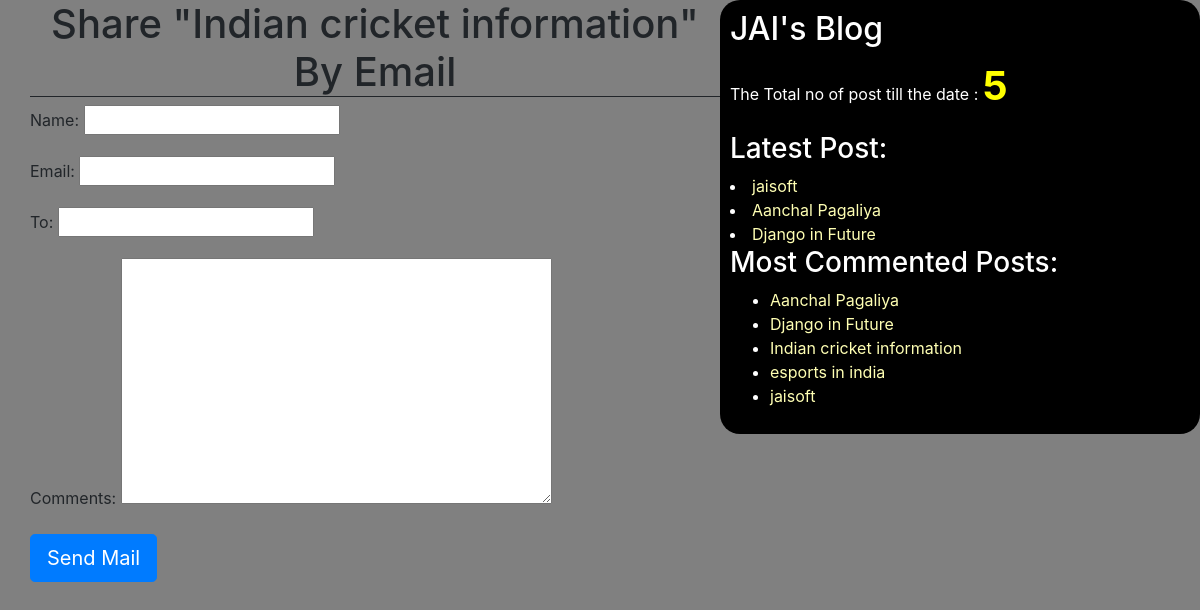
/1/share/, run on the app's committed database.
### blogapp/models.py (models this page shows, shortened)
class Post(models.Model):
    STATUS_CHOICES=(('draft', 'Draft'), ('published', 'Published'))
    title=models.CharField(max_length=256)
    slug=models.SlugField(max_length=256, unique_for_date='publish')
    author=models.ForeignKey(User, related_name='blog_posts', on_delete=models.CASCADE)
    body=models.TextField()
    publish=models.DateTimeField(default=timezone.now)
    created=models.DateTimeField(auto_now_add=True)
    updated = models.DateTimeField(auto_now=True)
    status=models.CharField(max_length=10, choices=STATUS_CHOICES, default='draft')
    objects=CustomManager()
    tags= TaggableManager()
    class Meta:
        ordering = ('-publish',)
    def get_absolute_url(self):
        return reverse('post_detail', args=[self.publish.year, self.publish.strftime('%m'), self.publish.strftime('%d'), self.slug]
        )

### blogapp/views.py (the view, shortened to what this page needs)
# urls.py: re_path('^(?P<id>\d+)/share/', views.mail_send_view),
def mail_send_view(request,id):
    post=get_object_or_404(Post,id=id,status='published')
    sent=False
    form = EmailSendForm(request.POST or None)
    return render(request,'blog/sharebymail.html',{'form':form , 'post':post,'sent':sent})

### blogapp/forms.py
class EmailSendForm(forms.Form):
    name = forms.CharField()
    email = forms.EmailField()
    to = forms.EmailField()
    comments = forms.CharField(required=False , widget = forms.Textarea)

### blogapp/models.py (called while the page is built)
    def get_queryset(self):
        return super().get_queryset().filter(status='published')

### blogapp/templatetags/blog_tags.py (called while the page is built)
@register.simple_tag(name='my_tag')
def total_posts():
    return Post.objects.count()

@register.inclusion_tag('blog/latest_post123.html')
def show_latest_posts():
    latest_posts=Post.objects.order_by('-publish')[:3]
    return {'latest_posts':latest_posts}

@register.simple_tag
def get_most_commented_posts(count=5):
    return Post.objects.annotate(total_comments=Count('comments')).order_by('-total_comments')[:count]

### templates/blog/sharebymail.html (shortened to what this page needs)
<!DOCTYPE html>
{%extends 'blog/base.html'%}
{%block content%}
{%if sent%}
<h1>Email Successfully Sent!!</h1>
<h2>Post : {{post.title}} is shared by Email</h2>
{%else%}
<h1>Share "{{post.title}}" By Email</h1>
<form method="post">
    {{form.as_p}}
    <input type="submit" class="btn btn-primary btn-lg" value="Send Mail">
</form>
{%endif%}
{%endblock%}

### templates/blog/base.html (shortened to what this page needs)
<!DOCTYPE html>
{%load blog_tags%}
{%load static%}
<html lang="en" dir="ltr">
  <head>
      <link rel="stylesheet" href="https://stackpath.bootstrapcdn.com/bootstrap/4.5.2/css/bootstrap.min.css">
      <link rel="stylesheet" href="{%static 'css/blog.css'%}">
  </head>
  <body>
  <div class="content">
      {%block content%}
      {%endblock%}
  </div>
  <div class="sidebar">
      <h2>JAI's Blog</h2>
      <p>The Total no of post till the date : <span id="pcount">{%my_tag%}</span></p>
      <h3>Latest Post:</h3>{%show_latest_posts%}
      <h3>Most Commented Posts:</h3>
      {%get_most_commented_posts as most_commented_posts%}
          <ul>
              {%for post in most_commented_posts%}
          <li><a href="{{post.get_absolute_url}}">{{post.title}}</a></li>
          {%endfor%}
          </ul>
  </div>
  </body>
</html>

### templates/blog/latest_post123.html (shortened to what this page needs)
<a>
    {%for post in latest_posts%}
    <li><a href="{{post.get_absolute_url}}" >{{post.title}}</a></li>
    {%endfor%}

### static/css/blog.css (style rules this page uses)
.content { width:60%; float: left; padding: 0 0 0 30px; }
.sidebar { width:40%; float:right; padding: 10px; background : #000; color:white; height:100%; border-radius: 20px; }
h1 { text-align:center; border-bottom:1px solid; }
body { background:grey; }
a { color:#ffffb3; }
#pcount { font-size: 40px; color: yellow; font-weight: bold; }

### data on the page
Post: title "Indian cricket information"
Post: title "jaisoft"
Post: title "Aanchal Pagaliya"
Post: title "Django in Future"
Post: title "esports in india"
